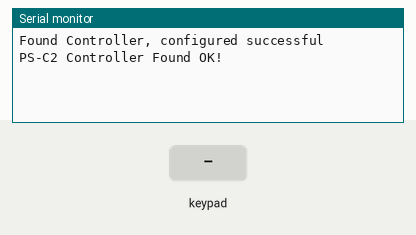
A sketch run on a simulated Arduino Uno, built with avr-gcc and run on an emulated ATmega328P. Parts: the last lines printed to the serial monitor. The test bench sets the inputs (shaded band).

Above: at 1.2 s.
1.3 s: key 'U' pressed
At 2.5 s:
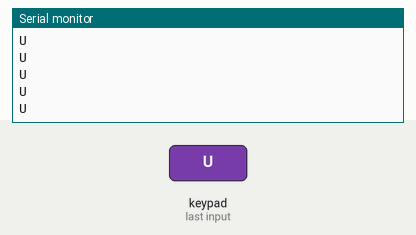
2.8 s: key 'D' pressed
At 4.0 s:
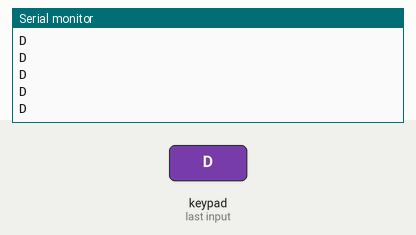
4.3 s: key 'L' pressed
At 5.5 s:
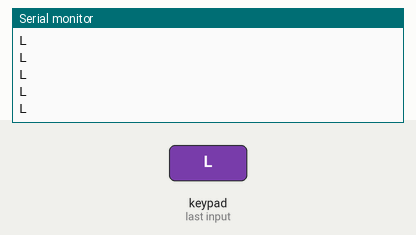
5.8 s: key 'R' pressed
At 7.0 s:
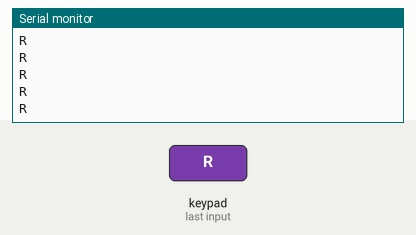
7.3 s: key 'X' pressed
At 8.2 s:
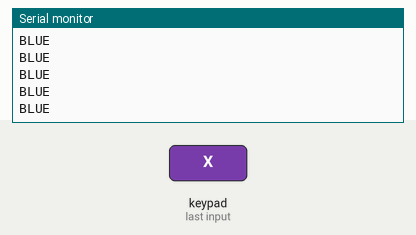
8.8 s: key 'O' pressed
At 9.7 s:
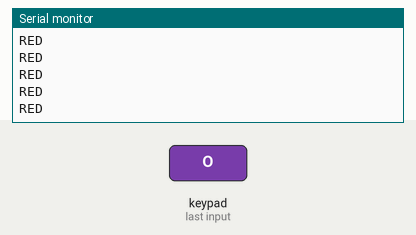

The sketch:

VS-C3_test.ino
```cpp
/*
 *  無線コントローラーVS-C3の動作チェック用スケッチ
 *  2020.10.21
 *  鈴木遼
 *
 *  <動作チェック手順>
 *  レシーバーとArduinoを配線し、コントローラーとレシーバーをペアリングする。配線はREADMEを参照。
 *  シリアルモニタ(ボーレート57600)で接続できたか確認。
 *  押したボタンがシリアルモニタに表示される。
 *  アナログスティックについては、L1入力中のみ座標を表示する仕様。
 *
 *  参考にしたブログ：
 *  https://nakkye.at.webry.info/201411/article_1.html
 *
 *  PS2Xライブラリ：
 *  https://github.com/simondlevy/PS2X_lib
 */

#include <PS2X_lib.h>

// インスタンスを生成
PS2X ps2x;

int error = 0; // エラー値の変数
byte vibrate = 0; // 振動機能のON/OFF?　あんまり調べていない

void setup() {
    Serial.begin(57600);

    // ピンのセットアップ、PrressuresとRumble(?)の設定。返り値でエラー判定
    error = ps2x.config_gamepad(7, 2, 8, 4, true, true);

    if (error == 0) {
        Serial.println("Found Controller, configured successful");
    } else if (error == 1) {
        Serial.println("error1: No controller found, check wiring, see readme.txt to enable debug. ");
    } else if (error == 2) {
        Serial.println("error2: Controller found but not accepting commands. see readme.txt to enable debug. ");
    } else if (error == 3) {
        Serial.println("error3: Controller refusing to enter Pressures mode, may not support it. ");
    }

    // Serial.print(ps2x.Analog(1), HEX);
    Serial.println("PS-C2 Controller Found OK! "); //ＰＳ－２Ｃコントローラー
}


void loop() {
    ps2x.read_gamepad(false, vibrate); //ゲームパッド・ボタンの読み込み

    if (ps2x.Button(PSB_START)) //スタートボタン
        Serial.println("Start");
    if (ps2x.Button(PSB_SELECT)) //セレクトボタン
        Serial.println("Select");

    if (ps2x.Button(PSB_PAD_UP)) //上ボタン
        Serial.println("U");
    if (ps2x.Button(PSB_PAD_RIGHT)) //右ボタン
        Serial.println("R");
    if (ps2x.Button(PSB_PAD_LEFT)) //左ボタン
        Serial.println("L");
    if (ps2x.Button(PSB_PAD_DOWN)) //下ボタン
        Serial.println("D");

    if (ps2x.Button(PSB_GREEN)) //△ボタン
        Serial.println("GREEN");
    if (ps2x.Button(PSB_RED)) //〇ボタン
        Serial.println("RED");
    if (ps2x.Button(PSB_PINK)) //□ボタン
        Serial.println("PINK");
    if (ps2x.Button(PSB_BLUE)) //×ボタン
        Serial.println("BLUE");

    if (ps2x.Button(PSB_L3))
        Serial.println("L3");
    if (ps2x.Button(PSB_R3))
        Serial.println("R3");
    if (ps2x.Button(PSB_L2))
        Serial.println("L2");
    if (ps2x.Button(PSB_R2))
        Serial.println("R2");
    if (ps2x.Button(PSB_R1))
        Serial.println("R1");

    // L1を押している間、アナログスティックの入力を表示
    if (ps2x.Button(PSB_L1)) {
        Serial.print(ps2x.Analog(PSS_LY), DEC);
        Serial.print(",");
        Serial.print(ps2x.Analog(PSS_LX), DEC);
        Serial.print(",");
        Serial.print(ps2x.Analog(PSS_RY), DEC);
        Serial.print(",");
        Serial.println(ps2x.Analog(PSS_RX), DEC);
    }

    delay(50);
}
```

Measured:
- after the input at 1.3 s, the serial monitor: prints a new line at once (image 1)
- after the input at 2.8 s, the serial monitor: prints a new line at once (image 2)
- after the input at 4.3 s, the serial monitor: prints a new line at once (image 3)
- after the input at 5.8 s, the serial monitor: prints a new line at once (image 4)
- after the input at 7.3 s, the serial monitor: prints a new line at once (image 5)
- after the input at 8.8 s, the serial monitor: prints a new line at once (image 6)
